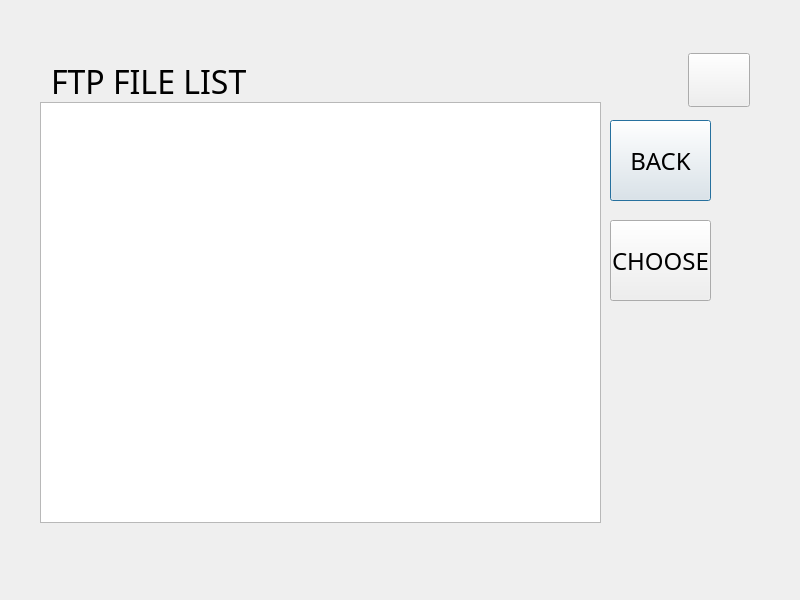
<?xml version="1.0" encoding="UTF-8"?>
<ui version="4.0">
 <class>D_ftp_list</class>
 <widget class="QDialog" name="D_ftp_list">
  <property name="geometry">
   <rect>
    <x>0</x>
    <y>0</y>
    <width>800</width>
    <height>600</height>
   </rect>
  </property>
  <property name="windowTitle">
   <string>Dialog</string>
  </property>
  <widget class="QLabel" name="l_bg">
   <property name="geometry">
    <rect>
     <x>0</x>
     <y>0</y>
     <width>800</width>
     <height>600</height>
    </rect>
   </property>
   <property name="palette">
    <palette>
     <active>
      <colorrole role="WindowText">
       <brush brushstyle="SolidPattern">
        <color alpha="255">
         <red>0</red>
         <green>0</green>
         <blue>0</blue>
        </color>
       </brush>
      </colorrole>
      <colorrole role="Button">
       <brush brushstyle="SolidPattern">
        <color alpha="255">
         <red>255</red>
         <green>254</green>
         <blue>253</blue>
        </color>
       </brush>
      </colorrole>
      <colorrole role="Light">
       <brush brushstyle="SolidPattern">
        <color alpha="255">
         <red>255</red>
         <green>255</green>
         <blue>255</blue>
        </color>
       </brush>
      </colorrole>
      <colorrole role="Midlight">
       <brush brushstyle="SolidPattern">
        <color alpha="255">
         <red>255</red>
         <green>254</green>
         <blue>254</blue>
        </color>
       </brush>
      </colorrole>
      <colorrole role="Dark">
       <brush brushstyle="SolidPattern">
        <color alpha="255">
         <red>127</red>
         <green>127</green>
         <blue>126</blue>
        </color>
       </brush>
      </colorrole>
      <colorrole role="Mid">
       <brush brushstyle="SolidPattern">
        <color alpha="255">
         <red>170</red>
         <green>169</green>
         <blue>169</blue>
        </color>
       </brush>
      </colorrole>
      <colorrole role="Text">
       <brush brushstyle="SolidPattern">
        <color alpha="255">
         <red>0</red>
         <green>0</green>
         <blue>0</blue>
        </color>
       </brush>
      </colorrole>
      <colorrole role="BrightText">
       <brush brushstyle="SolidPattern">
        <color alpha="255">
         <red>255</red>
         <green>255</green>
         <blue>255</blue>
        </color>
       </brush>
      </colorrole>
      <colorrole role="ButtonText">
       <brush brushstyle="SolidPattern">
        <color alpha="255">
         <red>0</red>
         <green>0</green>
         <blue>0</blue>
        </color>
       </brush>
      </colorrole>
      <colorrole role="Base">
       <brush brushstyle="SolidPattern">
        <color alpha="255">
         <red>255</red>
         <green>255</green>
         <blue>255</blue>
        </color>
       </brush>
      </colorrole>
      <colorrole role="Window">
       <brush brushstyle="SolidPattern">
        <color alpha="255">
         <red>255</red>
         <green>254</green>
         <blue>253</blue>
        </color>
       </brush>
      </colorrole>
      <colorrole role="Shadow">
       <brush brushstyle="SolidPattern">
        <color alpha="255">
         <red>0</red>
         <green>0</green>
         <blue>0</blue>
        </color>
       </brush>
      </colorrole>
      <colorrole role="AlternateBase">
       <brush brushstyle="SolidPattern">
        <color alpha="255">
         <red>255</red>
         <green>254</green>
         <blue>254</blue>
        </color>
       </brush>
      </colorrole>
      <colorrole role="ToolTipBase">
       <brush brushstyle="SolidPattern">
        <color alpha="255">
         <red>255</red>
         <green>255</green>
         <blue>220</blue>
        </color>
       </brush>
      </colorrole>
      <colorrole role="ToolTipText">
       <brush brushstyle="SolidPattern">
        <color alpha="255">
         <red>0</red>
         <green>0</green>
         <blue>0</blue>
        </color>
       </brush>
      </colorrole>
     </active>
     <inactive>
      <colorrole role="WindowText">
       <brush brushstyle="SolidPattern">
        <color alpha="255">
         <red>0</red>
         <green>0</green>
         <blue>0</blue>
        </color>
       </brush>
      </colorrole>
      <colorrole role="Button">
       <brush brushstyle="SolidPattern">
        <color alpha="255">
         <red>255</red>
         <green>254</green>
         <blue>253</blue>
        </color>
       </brush>
      </colorrole>
      <colorrole role="Light">
       <brush brushstyle="SolidPattern">
        <color alpha="255">
         <red>255</red>
         <green>255</green>
         <blue>255</blue>
        </color>
       </brush>
      </colorrole>
      <colorrole role="Midlight">
       <brush brushstyle="SolidPattern">
        <color alpha="255">
         <red>255</red>
         <green>254</green>
         <blue>254</blue>
        </color>
       </brush>
      </colorrole>
      <colorrole role="Dark">
       <brush brushstyle="SolidPattern">
        <color alpha="255">
         <red>127</red>
         <green>127</green>
         <blue>126</blue>
        </color>
       </brush>
      </colorrole>
      <colorrole role="Mid">
       <brush brushstyle="SolidPattern">
        <color alpha="255">
         <red>170</red>
         <green>169</green>
         <blue>169</blue>
        </color>
       </brush>
      </colorrole>
      <colorrole role="Text">
       <brush brushstyle="SolidPattern">
        <color alpha="255">
         <red>0</red>
         <green>0</green>
         <blue>0</blue>
        </color>
       </brush>
      </colorrole>
      <colorrole role="BrightText">
       <brush brushstyle="SolidPattern">
        <color alpha="255">
         <red>255</red>
         <green>255</green>
         <blue>255</blue>
        </color>
       </brush>
      </colorrole>
      <colorrole role="ButtonText">
       <brush brushstyle="SolidPattern">
        <color alpha="255">
         <red>0</red>
         <green>0</green>
         <blue>0</blue>
        </color>
       </brush>
      </colorrole>
      <colorrole role="Base">
       <brush brushstyle="SolidPattern">
        <color alpha="255">
         <red>255</red>
         <green>255</green>
         <blue>255</blue>
        </color>
       </brush>
      </colorrole>
      <colorrole role="Window">
       <brush brushstyle="SolidPattern">
        <color alpha="255">
         <red>255</red>
         <green>254</green>
         <blue>253</blue>
        </color>
       </brush>
      </colorrole>
      <colorrole role="Shadow">
       <brush brushstyle="SolidPattern">
        <color alpha="255">
         <red>0</red>
         <green>0</green>
         <blue>0</blue>
        </color>
       </brush>
      </colorrole>
      <colorrole role="AlternateBase">
       <brush brushstyle="SolidPattern">
        <color alpha="255">
         <red>255</red>
         <green>254</green>
         <blue>254</blue>
        </color>
       </brush>
      </colorrole>
      <colorrole role="ToolTipBase">
       <brush brushstyle="SolidPattern">
        <color alpha="255">
         <red>255</red>
         <green>255</green>
         <blue>220</blue>
        </color>
       </brush>
      </colorrole>
      <colorrole role="ToolTipText">
       <brush brushstyle="SolidPattern">
        <color alpha="255">
         <red>0</red>
         <green>0</green>
         <blue>0</blue>
        </color>
       </brush>
      </colorrole>
     </inactive>
     <disabled>
      <colorrole role="WindowText">
       <brush brushstyle="SolidPattern">
        <color alpha="255">
         <red>127</red>
         <green>127</green>
         <blue>126</blue>
        </color>
       </brush>
      </colorrole>
      <colorrole role="Button">
       <brush brushstyle="SolidPattern">
        <color alpha="255">
         <red>255</red>
         <green>254</green>
         <blue>253</blue>
        </color>
       </brush>
      </colorrole>
      <colorrole role="Light">
       <brush brushstyle="SolidPattern">
        <color alpha="255">
         <red>255</red>
         <green>255</green>
         <blue>255</blue>
        </color>
       </brush>
      </colorrole>
      <colorrole role="Midlight">
       <brush brushstyle="SolidPattern">
        <color alpha="255">
         <red>255</red>
         <green>254</green>
         <blue>254</blue>
        </color>
       </brush>
      </colorrole>
      <colorrole role="Dark">
       <brush brushstyle="SolidPattern">
        <color alpha="255">
         <red>127</red>
         <green>127</green>
         <blue>126</blue>
        </color>
       </brush>
      </colorrole>
      <colorrole role="Mid">
       <brush brushstyle="SolidPattern">
        <color alpha="255">
         <red>170</red>
         <green>169</green>
         <blue>169</blue>
        </color>
       </brush>
      </colorrole>
      <colorrole role="Text">
       <brush brushstyle="SolidPattern">
        <color alpha="255">
         <red>127</red>
         <green>127</green>
         <blue>126</blue>
        </color>
       </brush>
      </colorrole>
      <colorrole role="BrightText">
       <brush brushstyle="SolidPattern">
        <color alpha="255">
         <red>255</red>
         <green>255</green>
         <blue>255</blue>
        </color>
       </brush>
      </colorrole>
      <colorrole role="ButtonText">
       <brush brushstyle="SolidPattern">
        <color alpha="255">
         <red>127</red>
         <green>127</green>
         <blue>126</blue>
        </color>
       </brush>
      </colorrole>
      <colorrole role="Base">
       <brush brushstyle="SolidPattern">
        <color alpha="255">
         <red>255</red>
         <green>254</green>
         <blue>253</blue>
        </color>
       </brush>
      </colorrole>
      <colorrole role="Window">
       <brush brushstyle="SolidPattern">
        <color alpha="255">
         <red>255</red>
         <green>254</green>
         <blue>253</blue>
        </color>
       </brush>
      </colorrole>
      <colorrole role="Shadow">
       <brush brushstyle="SolidPattern">
        <color alpha="255">
         <red>0</red>
         <green>0</green>
         <blue>0</blue>
        </color>
       </brush>
      </colorrole>
      <colorrole role="AlternateBase">
       <brush brushstyle="SolidPattern">
        <color alpha="255">
         <red>255</red>
         <green>254</green>
         <blue>253</blue>
        </color>
       </brush>
      </colorrole>
      <colorrole role="ToolTipBase">
       <brush brushstyle="SolidPattern">
        <color alpha="255">
         <red>255</red>
         <green>255</green>
         <blue>220</blue>
        </color>
       </brush>
      </colorrole>
      <colorrole role="ToolTipText">
       <brush brushstyle="SolidPattern">
        <color alpha="255">
         <red>0</red>
         <green>0</green>
         <blue>0</blue>
        </color>
       </brush>
      </colorrole>
     </disabled>
    </palette>
   </property>
   <property name="focusPolicy">
    <enum>Qt::NoFocus</enum>
   </property>
   <property name="autoFillBackground">
    <bool>false</bool>
   </property>
   <property name="styleSheet">
    <string notr="true">background-image:url(&quot;:/new_images/1.png&quot;);</string>
   </property>
   <property name="text">
    <string/>
   </property>
  </widget>
  <widget class="QPushButton" name="b_close">
   <property name="geometry">
    <rect>
     <x>688</x>
     <y>53</y>
     <width>62</width>
     <height>54</height>
    </rect>
   </property>
   <property name="focusPolicy">
    <enum>Qt::NoFocus</enum>
   </property>
   <property name="text">
    <string/>
   </property>
   <property name="icon">
    <iconset>
     <normaloff>:/images/button/btn_Exit-01a.png</normaloff>
     <activeoff>:/images/button/btn_Exit-01b.png</activeoff>:/images/button/btn_Exit-01a.png</iconset>
   </property>
   <property name="iconSize">
    <size>
     <width>49</width>
     <height>47</height>
    </size>
   </property>
  </widget>
  <widget class="QLabel" name="l_bg_2">
   <property name="geometry">
    <rect>
     <x>39</x>
     <y>58</y>
     <width>709</width>
     <height>468</height>
    </rect>
   </property>
   <property name="palette">
    <palette>
     <active>
      <colorrole role="WindowText">
       <brush brushstyle="SolidPattern">
        <color alpha="255">
         <red>0</red>
         <green>0</green>
         <blue>0</blue>
        </color>
       </brush>
      </colorrole>
      <colorrole role="Button">
       <brush brushstyle="SolidPattern">
        <color alpha="255">
         <red>255</red>
         <green>254</green>
         <blue>253</blue>
        </color>
       </brush>
      </colorrole>
      <colorrole role="Light">
       <brush brushstyle="SolidPattern">
        <color alpha="255">
         <red>255</red>
         <green>255</green>
         <blue>255</blue>
        </color>
       </brush>
      </colorrole>
      <colorrole role="Midlight">
       <brush brushstyle="SolidPattern">
        <color alpha="255">
         <red>255</red>
         <green>254</green>
         <blue>254</blue>
        </color>
       </brush>
      </colorrole>
      <colorrole role="Dark">
       <brush brushstyle="SolidPattern">
        <color alpha="255">
         <red>127</red>
         <green>127</green>
         <blue>126</blue>
        </color>
       </brush>
      </colorrole>
      <colorrole role="Mid">
       <brush brushstyle="SolidPattern">
        <color alpha="255">
         <red>170</red>
         <green>169</green>
         <blue>169</blue>
        </color>
       </brush>
      </colorrole>
      <colorrole role="Text">
       <brush brushstyle="SolidPattern">
        <color alpha="255">
         <red>0</red>
         <green>0</green>
         <blue>0</blue>
        </color>
       </brush>
      </colorrole>
      <colorrole role="BrightText">
       <brush brushstyle="SolidPattern">
        <color alpha="255">
         <red>255</red>
         <green>255</green>
         <blue>255</blue>
        </color>
       </brush>
      </colorrole>
      <colorrole role="ButtonText">
       <brush brushstyle="SolidPattern">
        <color alpha="255">
         <red>0</red>
         <green>0</green>
         <blue>0</blue>
        </color>
       </brush>
      </colorrole>
      <colorrole role="Base">
       <brush brushstyle="SolidPattern">
        <color alpha="255">
         <red>255</red>
         <green>255</green>
         <blue>255</blue>
        </color>
       </brush>
      </colorrole>
      <colorrole role="Window">
       <brush brushstyle="SolidPattern">
        <color alpha="255">
         <red>255</red>
         <green>254</green>
         <blue>253</blue>
        </color>
       </brush>
      </colorrole>
      <colorrole role="Shadow">
       <brush brushstyle="SolidPattern">
        <color alpha="255">
         <red>0</red>
         <green>0</green>
         <blue>0</blue>
        </color>
       </brush>
      </colorrole>
      <colorrole role="AlternateBase">
       <brush brushstyle="SolidPattern">
        <color alpha="255">
         <red>255</red>
         <green>254</green>
         <blue>254</blue>
        </color>
       </brush>
      </colorrole>
      <colorrole role="ToolTipBase">
       <brush brushstyle="SolidPattern">
        <color alpha="255">
         <red>255</red>
         <green>255</green>
         <blue>220</blue>
        </color>
       </brush>
      </colorrole>
      <colorrole role="ToolTipText">
       <brush brushstyle="SolidPattern">
        <color alpha="255">
         <red>0</red>
         <green>0</green>
         <blue>0</blue>
        </color>
       </brush>
      </colorrole>
     </active>
     <inactive>
      <colorrole role="WindowText">
       <brush brushstyle="SolidPattern">
        <color alpha="255">
         <red>0</red>
         <green>0</green>
         <blue>0</blue>
        </color>
       </brush>
      </colorrole>
      <colorrole role="Button">
       <brush brushstyle="SolidPattern">
        <color alpha="255">
         <red>255</red>
         <green>254</green>
         <blue>253</blue>
        </color>
       </brush>
      </colorrole>
      <colorrole role="Light">
       <brush brushstyle="SolidPattern">
        <color alpha="255">
         <red>255</red>
         <green>255</green>
         <blue>255</blue>
        </color>
       </brush>
      </colorrole>
      <colorrole role="Midlight">
       <brush brushstyle="SolidPattern">
        <color alpha="255">
         <red>255</red>
         <green>254</green>
         <blue>254</blue>
        </color>
       </brush>
      </colorrole>
      <colorrole role="Dark">
       <brush brushstyle="SolidPattern">
        <color alpha="255">
         <red>127</red>
         <green>127</green>
         <blue>126</blue>
        </color>
       </brush>
      </colorrole>
      <colorrole role="Mid">
       <brush brushstyle="SolidPattern">
        <color alpha="255">
         <red>170</red>
         <green>169</green>
         <blue>169</blue>
        </color>
       </brush>
      </colorrole>
      <colorrole role="Text">
       <brush brushstyle="SolidPattern">
        <color alpha="255">
         <red>0</red>
         <green>0</green>
         <blue>0</blue>
        </color>
       </brush>
      </colorrole>
      <colorrole role="BrightText">
       <brush brushstyle="SolidPattern">
        <color alpha="255">
         <red>255</red>
         <green>255</green>
         <blue>255</blue>
        </color>
       </brush>
      </colorrole>
      <colorrole role="ButtonText">
       <brush brushstyle="SolidPattern">
        <color alpha="255">
         <red>0</red>
         <green>0</green>
         <blue>0</blue>
        </color>
       </brush>
      </colorrole>
      <colorrole role="Base">
       <brush brushstyle="SolidPattern">
        <color alpha="255">
         <red>255</red>
         <green>255</green>
         <blue>255</blue>
        </color>
       </brush>
      </colorrole>
      <colorrole role="Window">
       <brush brushstyle="SolidPattern">
        <color alpha="255">
         <red>255</red>
         <green>254</green>
         <blue>253</blue>
        </color>
       </brush>
      </colorrole>
      <colorrole role="Shadow">
       <brush brushstyle="SolidPattern">
        <color alpha="255">
         <red>0</red>
         <green>0</green>
         <blue>0</blue>
        </color>
       </brush>
      </colorrole>
      <colorrole role="AlternateBase">
       <brush brushstyle="SolidPattern">
        <color alpha="255">
         <red>255</red>
         <green>254</green>
         <blue>254</blue>
        </color>
       </brush>
      </colorrole>
      <colorrole role="ToolTipBase">
       <brush brushstyle="SolidPattern">
        <color alpha="255">
         <red>255</red>
         <green>255</green>
         <blue>220</blue>
        </color>
       </brush>
      </colorrole>
      <colorrole role="ToolTipText">
       <brush brushstyle="SolidPattern">
        <color alpha="255">
         <red>0</red>
         <green>0</green>
         <blue>0</blue>
        </color>
       </brush>
      </colorrole>
     </inactive>
     <disabled>
      <colorrole role="WindowText">
       <brush brushstyle="SolidPattern">
        <color alpha="255">
         <red>127</red>
         <green>127</green>
         <blue>126</blue>
        </color>
       </brush>
      </colorrole>
      <colorrole role="Button">
       <brush brushstyle="SolidPattern">
        <color alpha="255">
         <red>255</red>
         <green>254</green>
         <blue>253</blue>
        </color>
       </brush>
      </colorrole>
      <colorrole role="Light">
       <brush brushstyle="SolidPattern">
        <color alpha="255">
         <red>255</red>
         <green>255</green>
         <blue>255</blue>
        </color>
       </brush>
      </colorrole>
      <colorrole role="Midlight">
       <brush brushstyle="SolidPattern">
        <color alpha="255">
         <red>255</red>
         <green>254</green>
         <blue>254</blue>
        </color>
       </brush>
      </colorrole>
      <colorrole role="Dark">
       <brush brushstyle="SolidPattern">
        <color alpha="255">
         <red>127</red>
         <green>127</green>
         <blue>126</blue>
        </color>
       </brush>
      </colorrole>
      <colorrole role="Mid">
       <brush brushstyle="SolidPattern">
        <color alpha="255">
         <red>170</red>
         <green>169</green>
         <blue>169</blue>
        </color>
       </brush>
      </colorrole>
      <colorrole role="Text">
       <brush brushstyle="SolidPattern">
        <color alpha="255">
         <red>127</red>
         <green>127</green>
         <blue>126</blue>
        </color>
       </brush>
      </colorrole>
      <colorrole role="BrightText">
       <brush brushstyle="SolidPattern">
        <color alpha="255">
         <red>255</red>
         <green>255</green>
         <blue>255</blue>
        </color>
       </brush>
      </colorrole>
      <colorrole role="ButtonText">
       <brush brushstyle="SolidPattern">
        <color alpha="255">
         <red>127</red>
         <green>127</green>
         <blue>126</blue>
        </color>
       </brush>
      </colorrole>
      <colorrole role="Base">
       <brush brushstyle="SolidPattern">
        <color alpha="255">
         <red>255</red>
         <green>254</green>
         <blue>253</blue>
        </color>
       </brush>
      </colorrole>
      <colorrole role="Window">
       <brush brushstyle="SolidPattern">
        <color alpha="255">
         <red>255</red>
         <green>254</green>
         <blue>253</blue>
        </color>
       </brush>
      </colorrole>
      <colorrole role="Shadow">
       <brush brushstyle="SolidPattern">
        <color alpha="255">
         <red>0</red>
         <green>0</green>
         <blue>0</blue>
        </color>
       </brush>
      </colorrole>
      <colorrole role="AlternateBase">
       <brush brushstyle="SolidPattern">
        <color alpha="255">
         <red>255</red>
         <green>254</green>
         <blue>253</blue>
        </color>
       </brush>
      </colorrole>
      <colorrole role="ToolTipBase">
       <brush brushstyle="SolidPattern">
        <color alpha="255">
         <red>255</red>
         <green>255</green>
         <blue>220</blue>
        </color>
       </brush>
      </colorrole>
      <colorrole role="ToolTipText">
       <brush brushstyle="SolidPattern">
        <color alpha="255">
         <red>0</red>
         <green>0</green>
         <blue>0</blue>
        </color>
       </brush>
      </colorrole>
     </disabled>
    </palette>
   </property>
   <property name="focusPolicy">
    <enum>Qt::NoFocus</enum>
   </property>
   <property name="autoFillBackground">
    <bool>false</bool>
   </property>
   <property name="styleSheet">
    <string notr="true">background-image:url(&quot;:/new_images/sub_bg.png&quot;);</string>
   </property>
   <property name="text">
    <string/>
   </property>
  </widget>
  <widget class="QLabel" name="l_close">
   <property name="geometry">
    <rect>
     <x>702</x>
     <y>64</y>
     <width>37</width>
     <height>41</height>
    </rect>
   </property>
   <property name="styleSheet">
    <string notr="true">background-image:url(&quot;:/new_images/b_close.png&quot;);</string>
   </property>
   <property name="text">
    <string/>
   </property>
  </widget>
  <widget class="QLabel" name="l_title">
   <property name="geometry">
    <rect>
     <x>51</x>
     <y>68</y>
     <width>321</width>
     <height>26</height>
    </rect>
   </property>
   <property name="font">
    <font>
     <family>Ubuntu Mono</family>
     <pointsize>24</pointsize>
    </font>
   </property>
   <property name="text">
    <string>FTP FILE LIST</string>
   </property>
  </widget>
  <widget class="QTreeView" name="localView">
   <property name="geometry">
    <rect>
     <x>40</x>
     <y>102</y>
     <width>561</width>
     <height>421</height>
    </rect>
   </property>
   <property name="font">
    <font>
     <family>sunfont</family>
     <pointsize>21</pointsize>
    </font>
   </property>
  </widget>
  <widget class="QPushButton" name="b_back">
   <property name="geometry">
    <rect>
     <x>610</x>
     <y>120</y>
     <width>101</width>
     <height>81</height>
    </rect>
   </property>
   <property name="font">
    <font>
     <family>sunfont</family>
     <pointsize>18</pointsize>
    </font>
   </property>
   <property name="text">
    <string>BACK</string>
   </property>
  </widget>
  <widget class="QPushButton" name="b_ok">
   <property name="geometry">
    <rect>
     <x>610</x>
     <y>220</y>
     <width>101</width>
     <height>81</height>
    </rect>
   </property>
   <property name="font">
    <font>
     <family>sunfont</family>
     <pointsize>18</pointsize>
    </font>
   </property>
   <property name="text">
    <string>CHOOSE</string>
   </property>
  </widget>
  <zorder>l_bg</zorder>
  <zorder>l_bg_2</zorder>
  <zorder>l_close</zorder>
  <zorder>b_close</zorder>
  <zorder>l_title</zorder>
  <zorder>localView</zorder>
  <zorder>b_back</zorder>
  <zorder>b_ok</zorder>
 </widget>
 <resources/>
 <connections/>
</ui>
